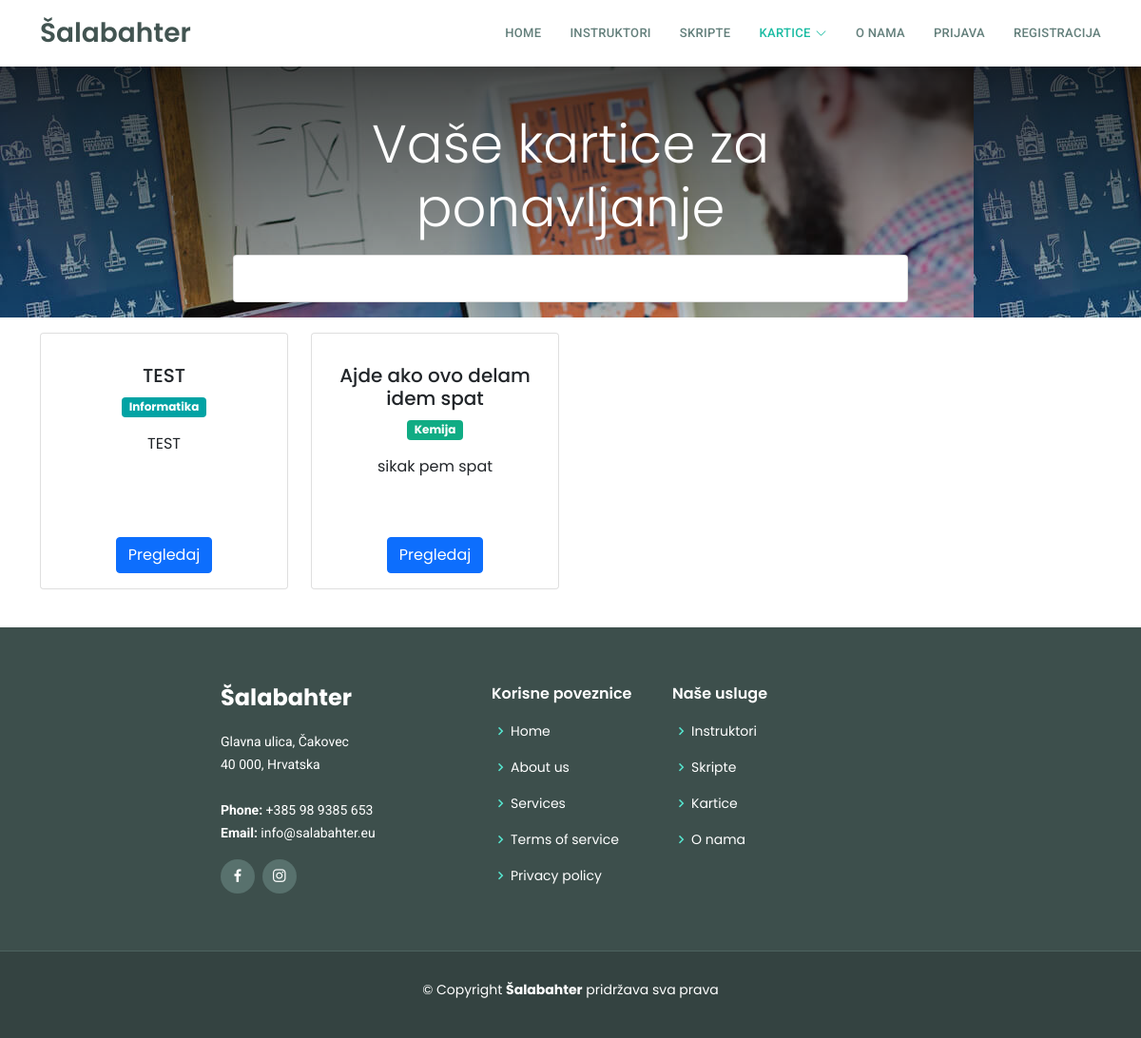
/kartice/mojekartice.php, run on an earlier commit of the app's database.
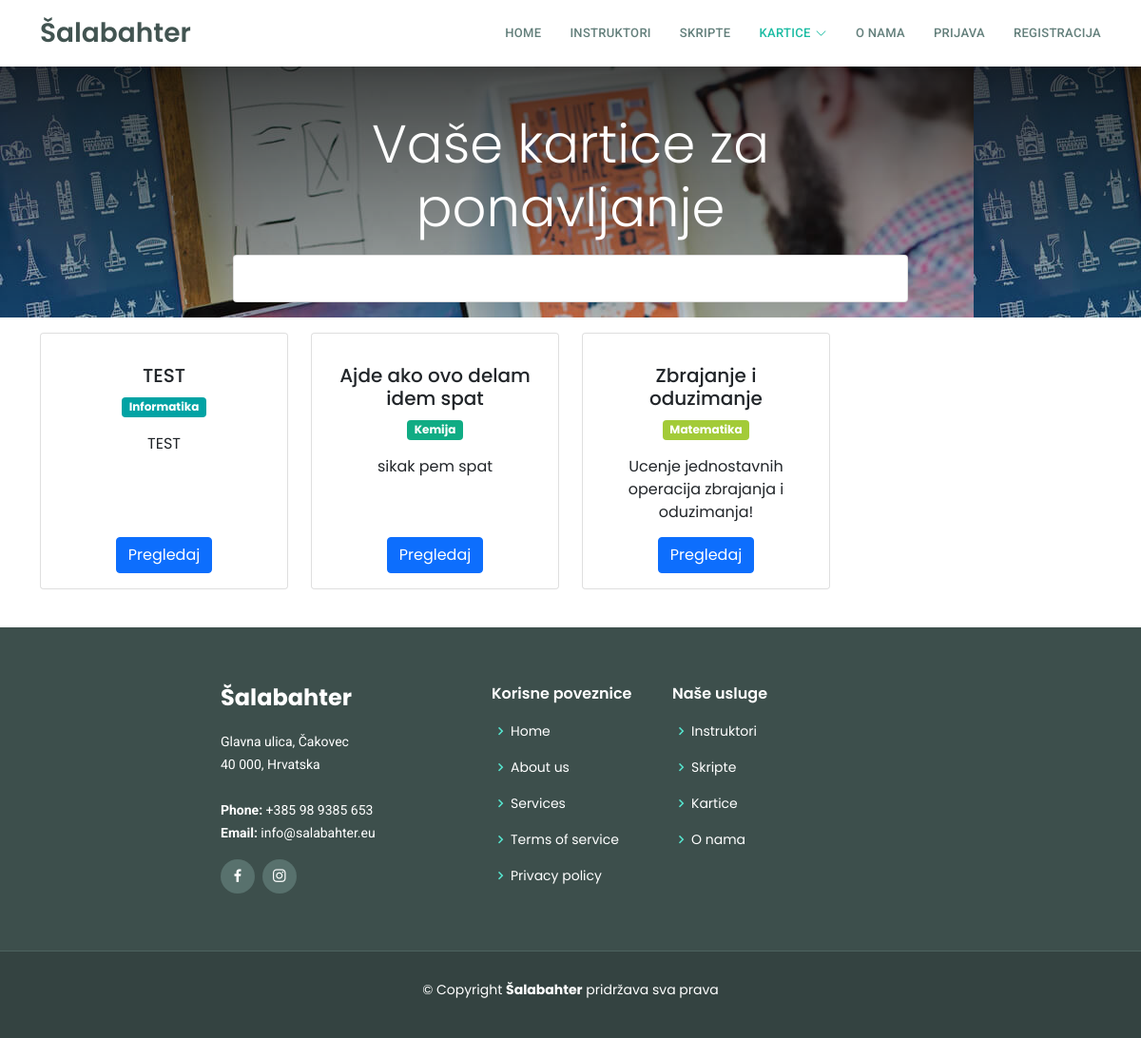
And on a later commit of the database.
### tables this page shows
CREATE TABLE `grupekartica` (
  `grupa_id` int(11) NOT NULL,
  `grupa_naziv` varchar(255) DEFAULT NULL,
  `grupa_opis` text DEFAULT NULL,
  `datum_kreiranja` timestamp NOT NULL DEFAULT current_timestamp(),
  `vlasnik_id` int(11) DEFAULT NULL,
  `predmet_id` int(11) DEFAULT NULL,
  `javno` tinyint(1) DEFAULT 0,
  `broj_pregleda` int(11) DEFAULT 0
);

CREATE TABLE `predmeti` (
  `predmet_id` int(11) NOT NULL,
  `naziv_predmeta` varchar(255) DEFAULT NULL,
  `predmet_boja` varchar(255) NOT NULL
);

### kartice/mojekartice.php (the view, shortened to what the changed rows need)
<?php
$con = require "../ukljucivanje/connection/spajanje.php";
include("../ukljucivanje/functions/funkcije.php");
if ($_SERVER["REQUEST_METHOD"] == "POST") {
    $searchTerm = $_POST["searchTerm"];
    $selectedSubject = $_POST["selectedSubject"];
    $sql = "SELECT * FROM grupekartica";
    if (!empty($searchTerm)) {
        $sql .= " WHERE (grupa_naziv LIKE '%$searchTerm%' OR grupa_opis LIKE '%$searchTerm%')";
    }
    if (!empty($selectedSubject)) {
        if (strpos($sql, 'WHERE') !== false) {
            $sql .= " AND predmet_id = '$selectedSubject'";
        } else {
            $sql .= " WHERE predmet_id = '$selectedSubject'";
        }
    }
    $result = $con->query($sql);
} else {
    $sql = "SELECT * FROM grupekartica";
    $result = $con->query($sql);
}
?>
<!DOCTYPE html>
<html lang="hr">
<head>
    <?php include '../assets/css/stiliranjeSporedno.php'; ?>
</head>
<body>
    <?php include '../ukljucivanje/header.php';
    ?>
    <div class="justify-content-md-center mb-4">
        <div class="hero-section text-center" style="background: linear-gradient(rgba(0, 0, 0, 0.7), rgba(0, 0, 0, 0.2)), url(../assets/img/about.jpg);">
            <div class="container ">
                <div class="row">
                    <div class="col-lg-6 mx-auto mt-5">
                        <h1 class="display-4 " style="color: #FFFFFF;">Vaše kartice za ponavljanje</h1>
                    </div>
                </div>
            </div>
        </div>
        <div class="container">
            <div class="main-body mt-3">
                <div class="row">
                    <div class="col">
                        <div class="row">
                            <?php
                            if (isset($result) > 0) :
                                while ($row = $result->fetch_assoc()) :
                                    $predmet_id = $row['predmet_id'];
                                    $predmetGrupe = "SELECT  naziv_predmeta, predmet_boja FROM  predmeti WHERE predmet_id = $predmet_id";
                                    $rezultatPredmeta = $con->query($predmetGrupe);
                            ?>
                                    <div class="col-sm-3 mb-3 ">
                                        <div class="card" style="height: 270px;">
                                            <div class="card-body d-flex flex-column justify-content-between">
                                                <div class="d-flex flex-column align-items-center text-center" style="height: 100%; display: flex; flex-direction: column; justify-content: space-between;">
                                                    <div class="mt-3">
                                                        <h5 class="card-title">
                                                            <?php echo (strlen($row["grupa_naziv"]) > 40) ? substr($row["grupa_naziv"], 0, 40) . '...' : $row["grupa_naziv"]; ?>
                                                        </h5>
                                                        <?php
                                                        if ($rezultatPredmeta->num_rows > 0) :
                                                            while ($predmetRed = $rezultatPredmeta->fetch_assoc()) :
                                                                $naziv_predmeta = $predmetRed['naziv_predmeta'];
                                                                $predmetBoja = $predmetRed['predmet_boja'];
                                                        ?>
                                                                <p class="badge " style="background-color: <?php echo $predmetBoja; ?>;"><?php echo $naziv_predmeta; ?></p>
                                                        <?php
                                                            endwhile;
                                                        endif;
                                                        ?>
                                                        <p class="card-text">
                                                            <?php echo (strlen($row["grupa_opis"]) > 120) ? substr($row["grupa_opis"], 0, 120) . '...' : $row["grupa_opis"]; ?>
                                                        </p>
                                                    </div>
                                                    <div class="row mt-auto">
                                                        <div class="col">
                                                            <a href="grupakartica.php?grupa_id=<?php echo $row["grupa_id"]; ?>" class="btn btn-primary">Pregledaj</a>
                                                        </div>
                                                    </div>
                                                </div>
                                            </div>
                                        </div>
                                    </div>
                            <?php
                                endwhile;
                            else :
                                echo "<p class='col'>Nema rezultata.</p>";
                            endif;
                            ?>
                        </div>
                    </div>
                </div>
            </div>
        </div>
    </div>
</body>
</html>

What changed in the data, as far as the page shows it:
added grupekartica: grupa_naziv "Zbrajanje i oduzimanje", grupa_opis "Ucenje jednostavnih operacija zbrajanja i oduzimanja!"
now on this page (row unchanged): predmeti: naziv_predmeta "Matematika", shown under "Zbrajanje i oduzimanje"
